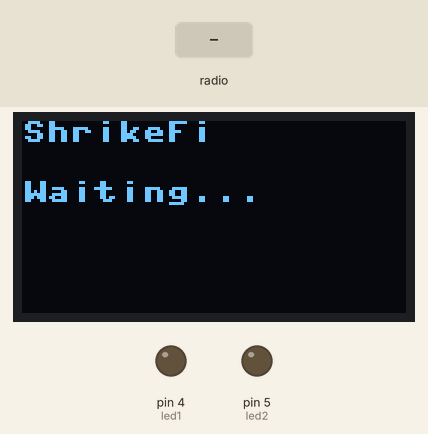
Simulated run of this program. Board: MicroPython board. Parts: 128×64 one-colour display, output pins drawn as LEDs (lit = HIGH). Inputs (shaded band) come from the test bench.

Above: at 1.2 s.
1.3 s: radio message "BTN1" arrives
At 1.6 s:
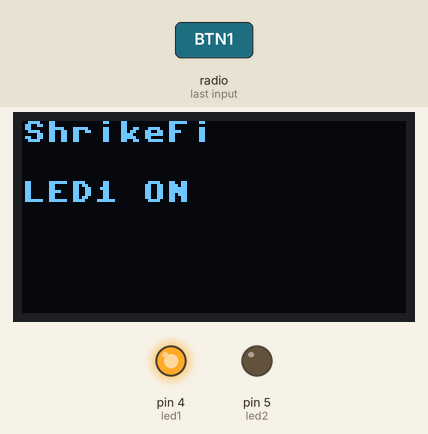
2.8 s: radio message "BTN1" arrives
At 4.0 s:
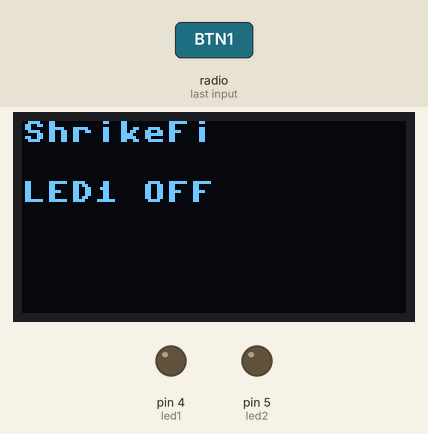
4.3 s: radio message "BTN2" arrives
At 5.1 s:
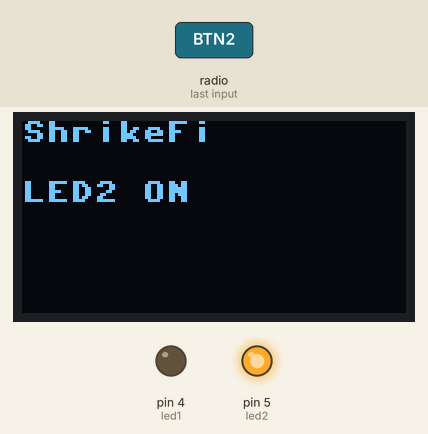
Timing chart, 0 to 7.3 s (numbered marks = the images above; inputs shaded):
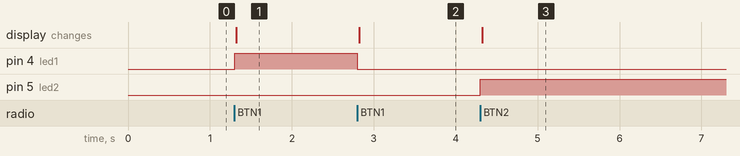

Measured:
- after the input at 1.3 s, pin 4 (led1): LOW → HIGH at once; the display: changes at once (image 1)
- after the input at 2.8 s, pin 4 (led1): HIGH → LOW at once; the display: changes at once (image 2)
- after the input at 4.3 s, pin 5 (led2): LOW → HIGH at once; the display: changes at once (image 3)

The program:

receiver.py
```python
import network
import espnow
from machine import Pin, SoftI2C
import ssd1306

i2c = SoftI2C(scl=Pin(6), sda=Pin(7))
oled = ssd1306.SSD1306_I2C(128, 64, i2c)

led1 = Pin(4, Pin.OUT)
led2 = Pin(5, Pin.OUT)

led1_state = False
led2_state = False

sta = network.WLAN(network.STA_IF)
sta.active(True)
sta.disconnect()

e = espnow.ESPNow()
e.active(True)

def update_oled(msg):
    oled.fill(0)
    oled.text("ShrikeFi", 0, 0)
    oled.text(msg, 0, 20)
    oled.show()

update_oled("Waiting...")

while True:
    host, msg = e.recv()
    if msg:
        if msg == b'BTN1':
            led1_state = not led1_state
            led1.value(led1_state)
            update_oled("LED1 ON" if led1_state else "LED1 OFF")
        elif msg == b'BTN2':
            led2_state = not led2_state
            led2.value(led2_state)
            update_oled("LED2 ON" if led2_state else "LED2 OFF")
```
